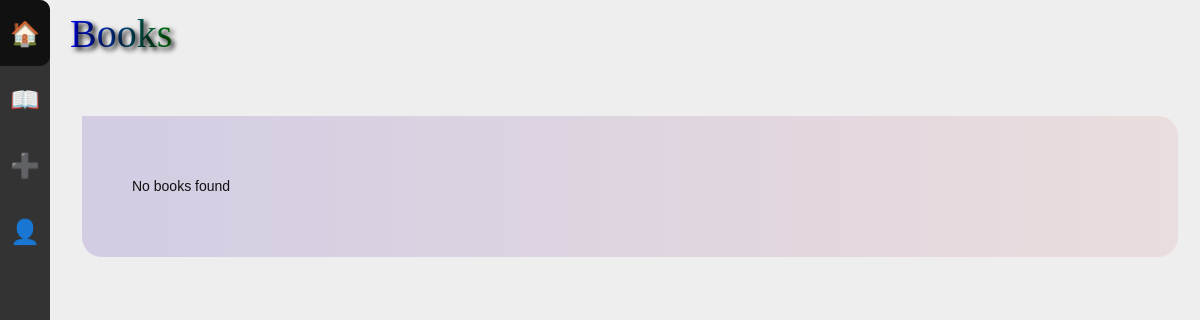
Page /books/ (signed in) on the earlier database version.
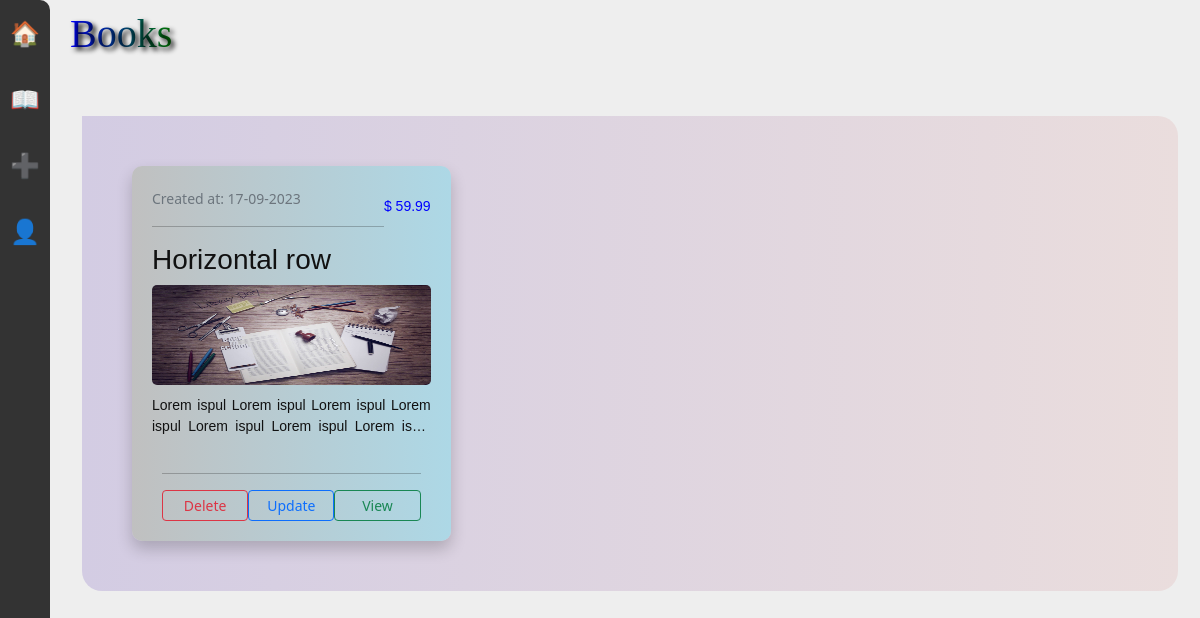
Same page on the later database version.
### books/models.py (models this page shows, shortened)
class Books(models.Model):
    title: str = models.CharField(max_length=50)
    description: str = models.TextField()
    author: User = models.ForeignKey(User, on_delete=models.SET_NULL,
                                     null=True, blank=True)
    genre: str = models.CharField(max_length=25)
    is_available: bool = models.BooleanField(default=True)
    price: float = models.DecimalField(max_digits=5, decimal_places=2)
    created: datetime = models.DateTimeField(auto_now_add=True)
    image = models.ImageField(
        default='books/book_default_img.png', upload_to="books")
    objects = models.Manager()  # default
    c_objects = BooksManager()  # custom manager

### books/views.py (the view)
# urls.py: path("", books, name="books_view"),
def books(request):
    context = {'books': Books.objects.all()}
    return render(request, 'books.html', context)

### books/templates/books.html (shortened to what this page needs)
{% extends 'base.html' %}
{% load static %}
{% load django_bootstrap5 %}
{% block link %}
  <link rel="stylesheet" href="{% static 'css/books.css' %}" />
{% endblock %}
{% block content %}
  <h1>Books</h1>
  <div class="container-fluid">
    <div class="all-books">
      {% if books %}
        {% for book in books %}
          <div class="book">
            <div class="book-header">
              <small class="text-secondary">Created at: {{ book.created|date:'d-m-Y' }}</small>
              <p class="book-cost">$ {{ book.price }}</p>
            </div>
            <hr />
            <h3>{{ book.title }}</h3>
            <img src="{{ book.image.url }}" alt="{{ book.title }}" />
            <p>{{ book.description }}</p>
              <div class="book-footer">
                <hr />
                <a href="#" class="btn btn-sm col-sm-4 btn-outline-success">View</a>
                <a href="#" class="btn btn-sm col-sm-4 btn-outline-primary">Update</a>
                <a href="#" class="btn btn-sm col-sm-4 btn-outline-danger">Delete</a>
              </div>
          </div>
        {% endfor %}
      {% else %}
        <p>No books found</p>
      {% endif %}
    </div>
  </div>
{% endblock %}

### templates/base.html (shortened to what this page needs)
{% load static %}
{% load django_bootstrap5 %}
<!DOCTYPE html>
<html lang="en">
  <head>
    {% bootstrap_css %}
    <link rel="stylesheet" type="text/css" href="{% static 'css/base.css' %}" />
    <link rel="stylesheet" type="text/css" href="{% static 'css/navbar.css' %}" />
    {% block link %}
    {% endblock %}
  </head>
  <body>
    {% if user.is_authenticated %}
      <main id="logged-in-menu">
        <div>
          {% include 'navbar.html' %}
        </div>
        <div>
          {% block content %}
          {% endblock %}
        </div>
      </main>
    {% endif %}
  </body>
</html>

### templates/navbar.html
<nav>
    <a href="/" data-bs-toggle="tooltip" data-bs-placement="top" title="Home">
        🏠
    </a>
    <a href="/books" data-bs-toggle="tooltip" data-bs-placement="top" title="Books">
        📖
    </a>
    <a href="/books/add_book" data-bs-toggle="tooltip" data-bs-placement="top" title="Add a book">
        ➕
    </a>
    <a href="#" data-bs-toggle="tooltip" data-bs-placement="top" title="Users">
        👤
    </a>
</nav>

### static/css/base.css (style rules this page uses)
* { padding: 0; margin: 0; box-sizing: border-box; transition: 0.2s ease-out; }
body { background-color: #eee; color: #111; }
h1 { font-family: 'Roboto Serif', serif; text-shadow: 3px 3px 5px #000000; display: inline-block; background: linear-gradient(to right, blue, green, darkviolet); background-size: 200% auto; background-clip: text; -webkit-background-clip: text; -webkit-text-fill-color: transparent; animation: h1_bg 1s linear infinite alternate; }
main#logged-in-menu { min-height: 100vh; display: grid; grid-template-columns: 50px 1fr; gap: 10px; background-color: #eee; }
main#logged-in-menu > div { position: relative; }
main#logged-in-menu > div:first-child { border-radius: 0 10px 10px 0; }
main#logged-in-menu > div:last-child { padding: 10px; }

### static/css/navbar.css (style rules this page uses)
nav { height: 100vh; background-color: #333; width: 50px; position: fixed; top: 0; left: 0; border-radius: 0 10px 10px 0; }
nav a { font-size: x-large; padding: 15px; display: block; display: flex; justify-content: center; align-items: center; text-decoration: none; border-radius: 0 10px 10px 0; }

### static/css/books.css (style rules this page uses)
.all-books { margin-top: 50px; margin-bottom: 50px; background-image: linear-gradient(to right, #d3cce3, #eadddd); border-radius: 0 20px 20px 20px; padding: 50px; display: grid; grid-template-columns: repeat(3, 1fr); gap: 20px; }
.book { border-radius: 10px; padding: 20px; box-shadow: 0 8px 16px rgba(0, 0, 0, 0.2); background-image: linear-gradient(to right, silver, lightblue); }
.all-books img { width: 100%; height: 100px; border-radius: 5px; }
.all-books h3 { font-family: 'Lucida Sans', 'Lucida Sans Regular', 'Lucida Grande', 'Lucida Sans Unicode', Geneva, Verdana, sans-serif; }
.all-books .book-cost { float: right; font-family: Impact, Haettenschweiler, 'Arial Narrow Bold', sans-serif; color: blue; }
.all-books p { margin-top: 10px; overflow: hidden; text-overflow: ellipsis; display: -webkit-box; -webkit-line-clamp: 2; -webkit-box-orient: vertical; font-family: cursive, sans-serif; font-size: 14px; text-align: justify; margin-bottom: 10px; }
.all-books .book-footer { border-radius: 10px; padding: 10px; }
.all-books .book-footer a { float: right; }

Differences in the rows shown:
added Books: created "17-09-2023", price "59.99", title "Horizontal row", image (picture), description "Lorem ispul Lorem ispul Lorem ispul Lorem ispul Lorem ispul Lorem ispul Lorem…"
Other differences:
text no longer shown: "No books found"
